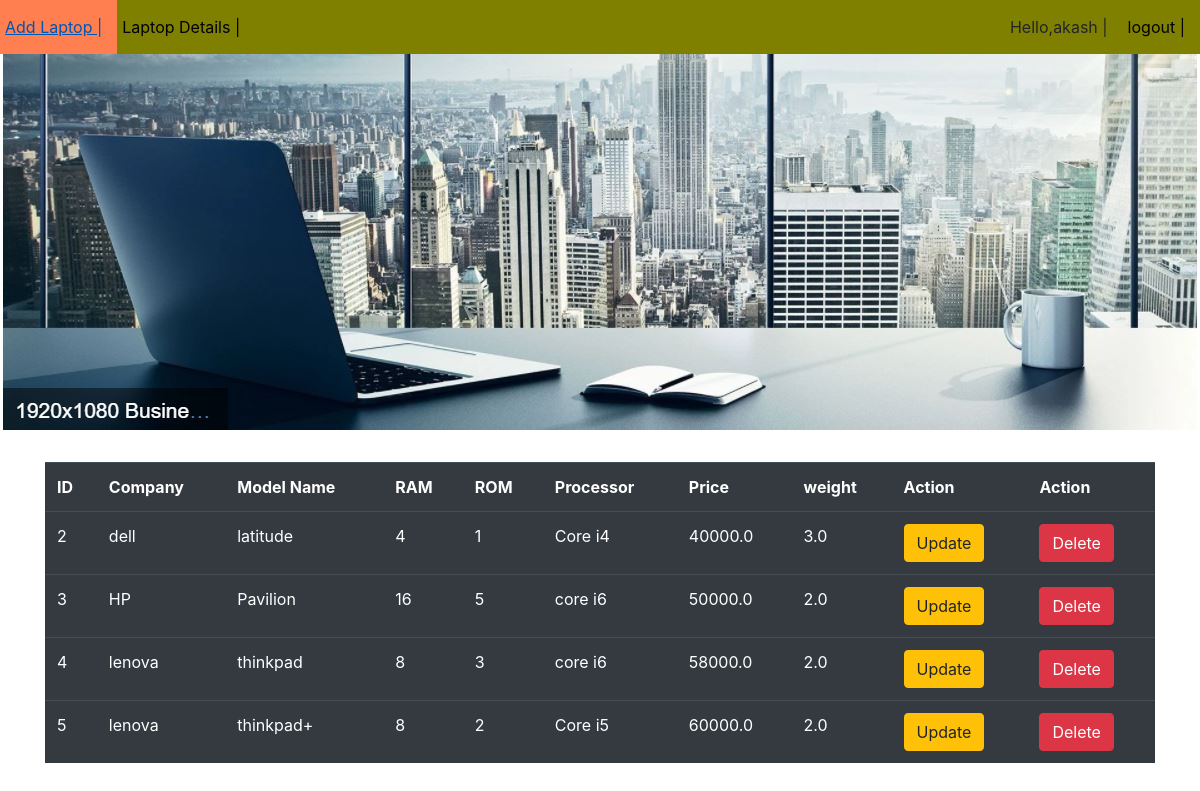
The page /fa/showlaptop/ (signed in) on the database its author committed.
### FirstApp/models.py (models this page shows, shortened)
class Laptop(models.Model):
    lid = models.IntegerField(primary_key=True)
    company = models.CharField(max_length=40)
    model_name = models.CharField(max_length=40)
    ram = models.IntegerField()
    rom = models.IntegerField()
    processor = models.CharField(max_length=40)
    price = models.FloatField()
    weight = models.FloatField()

### FirstApp/views.py (the view)
# urls.py: path('showlaptop/',views.showlaptopView.as_view(),name='show'),
class showlaptopView(View):
    def get(self,request):
        lap_object = Laptop.objects.all()
        template_name = 'FirstApp/showLaptop.html'
        context = {'lap_object':lap_object}
        return render(request,template_name,context)

### templates/FirstApp/showLaptop.html (shortened to what this page needs)
{% extends 'layout.html' %}
{% block content %}
<div class="container">
    <table class="table table-dark">
        <tr>
            <th>ID</th>
            <th>Company</th>
            <th>Model Name</th>
            <th>RAM</th>
            <th>ROM</th>
            <th>Processor</th>
            <th>Price</th>
            <th>weight</th>
            <th>Action</th>
            <th>Action</th>
        </tr>
        {% for lap in lap_object %}
            <tr>
                <td>{{lap.lid}}</td>
                <td>{{lap.company}}</td>
                <td>{{lap.model_name}}</td>
                <td>{{lap.ram}}</td>
                <td>{{lap.rom}}</td>
                <td>{{lap.processor}}</td>
                <td>{{lap.price}}</td>
                <td>{{lap.weight}}</td>
                <td><a href="{% url 'update' lap.lid %}"><button class="btn btn-warning">Update</button></a></td>
                <td><a href="{% url 'delete' lap.lid %}"><button class="btn btn-danger">Delete</button></a></td>
            </tr>
        {% endfor %}
    </table>
</div>
{% endblock %}

### templates/layout.html (shortened to what this page needs)
<!DOCTYPE html>
{% load static %}
<html lang="en">
<head>
    <link rel="stylesheet" href="https://cdn.jsdelivr.net/npm/bootstrap@4.6.1/dist/css/bootstrap.min.css">
    <link rel="stylesheet" href="{% static 'FirstApp/style.css' %}">
</head>
<body>
<div class="third">
    <ul class="mynavbar">
        <li><a  href="{% url 'add' %}">Add Laptop |</a></li>
        <li><a href="{% url 'show' %}">Laptop Details |</a></li>
        <span class="authlinks">
            {% if user.is_authenticated %}
                <li><a> Hello,{{user.username}} |</a></li>
                <li><a href="{% url 'logout' %}"> logout |</a></li>
            {% else %}
                <li><a href="{% url 'login' %}"> login |</a></li>
                <li><a href="{% url 'register' %}"> Register |</a></li>
            {% endif %}
        </span>
    </ul>
    <br><br><br><br><br><br><br><br><br><br><br><br><br><br><br><br><br>
    {% block content %}{% endblock %}
</div>
</body>
</html>

### static/FirstApp/style.css (style rules this page uses)
.mynavbar { background-color : olive; list-style-type : none; overflow : hidden; margin : 0; padding :0; }
li { float : left; }
li a { padding:15px 15px 15px 5px; color : black; display : block; }
.authlinks { float:right; }
body { background-image: url("Capture_1.JPG"); background-repeat: no-repeat; }

### rows shown on the page
Laptop: lid "2", company "dell", model_name "latitude", ram "4", rom "1", processor "Core i4", price "40000.0", weight "3.0"
Laptop: lid "3", company "HP", model_name "Pavilion", ram "16", rom "5", processor "core i6", price "50000.0", weight "2.0"
Laptop: lid "4", company "lenova", model_name "thinkpad", ram "8", rom "3", processor "core i6", price "58000.0", weight "2.0"
Laptop: lid "5", company "lenova", model_name "thinkpad+", ram "8", rom "2", processor "Core i5", price "60000.0", weight "2.0"

### other values the page prints
{{ user.username }} "akash"
